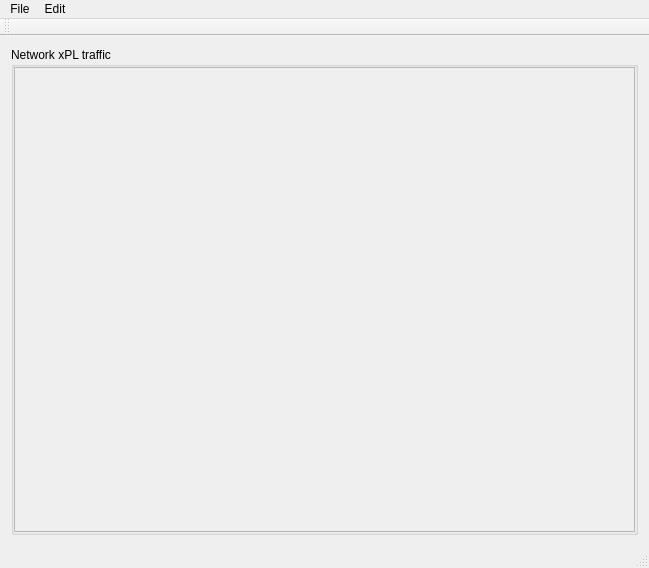
<?xml version="1.0" encoding="UTF-8"?>
<ui version="4.0">
 <class>MainWindow</class>
 <widget class="QMainWindow" name="MainWindow">
  <property name="geometry">
   <rect>
    <x>0</x>
    <y>0</y>
    <width>649</width>
    <height>568</height>
   </rect>
  </property>
  <property name="windowTitle">
   <string>MainWindow</string>
  </property>
  <widget class="QWidget" name="centralWidget">
   <layout class="QHBoxLayout" name="horizontalLayout">
    <item>
     <widget class="QGroupBox" name="groupBox_2">
      <property name="title">
       <string>Network xPL traffic</string>
      </property>
      <layout class="QGridLayout" name="netTrafficLayout">
       <property name="margin">
        <number>0</number>
       </property>
       <item row="0" column="0">
        <widget class="QScrollArea" name="scrollArea">
         <property name="widgetResizable">
          <bool>true</bool>
         </property>
         <widget class="QWidget" name="scrollAreaWidgetContents">
          <property name="geometry">
           <rect>
            <x>0</x>
            <y>0</y>
            <width>629</width>
            <height>478</height>
           </rect>
          </property>
         </widget>
        </widget>
       </item>
      </layout>
     </widget>
    </item>
   </layout>
  </widget>
  <widget class="QMenuBar" name="menuBar">
   <property name="geometry">
    <rect>
     <x>0</x>
     <y>0</y>
     <width>649</width>
     <height>21</height>
    </rect>
   </property>
   <widget class="QMenu" name="menuFile">
    <property name="title">
     <string>File</string>
    </property>
    <addaction name="separator"/>
    <addaction name="actionQuit"/>
   </widget>
   <widget class="QMenu" name="menuEdit">
    <property name="title">
     <string>Edit</string>
    </property>
    <addaction name="separator"/>
    <addaction name="actionSettings"/>
   </widget>
   <addaction name="menuFile"/>
   <addaction name="menuEdit"/>
  </widget>
  <widget class="QToolBar" name="mainToolBar">
   <attribute name="toolBarArea">
    <enum>TopToolBarArea</enum>
   </attribute>
   <attribute name="toolBarBreak">
    <bool>false</bool>
   </attribute>
  </widget>
  <widget class="QStatusBar" name="statusBar"/>
  <action name="actionSettings">
   <property name="text">
    <string>Settings...</string>
   </property>
  </action>
  <action name="actionQuit">
   <property name="text">
    <string>Quit</string>
   </property>
  </action>
 </widget>
 <layoutdefault spacing="6" margin="11"/>
 <resources/>
 <connections/>
</ui>
